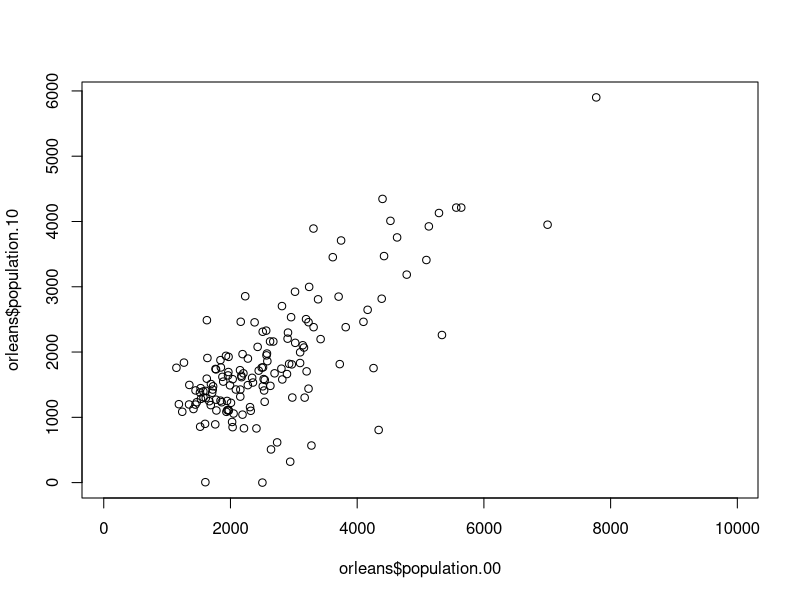
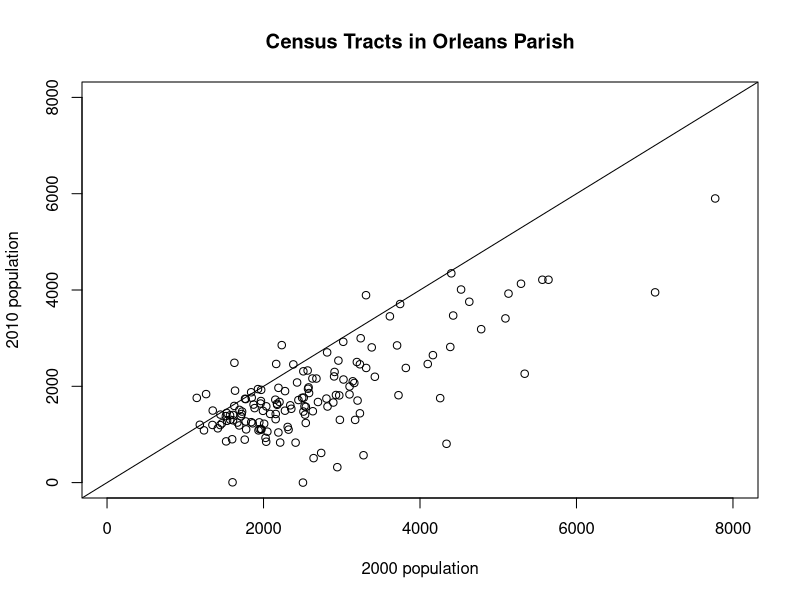
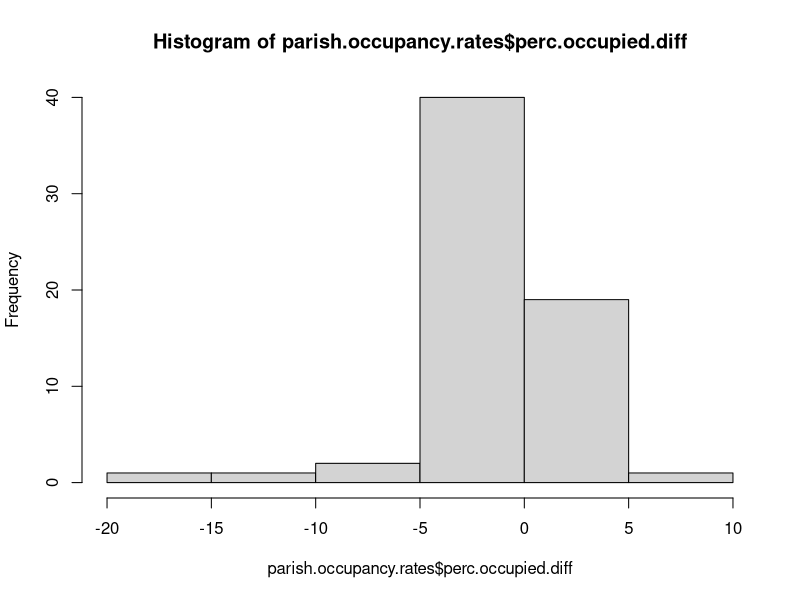
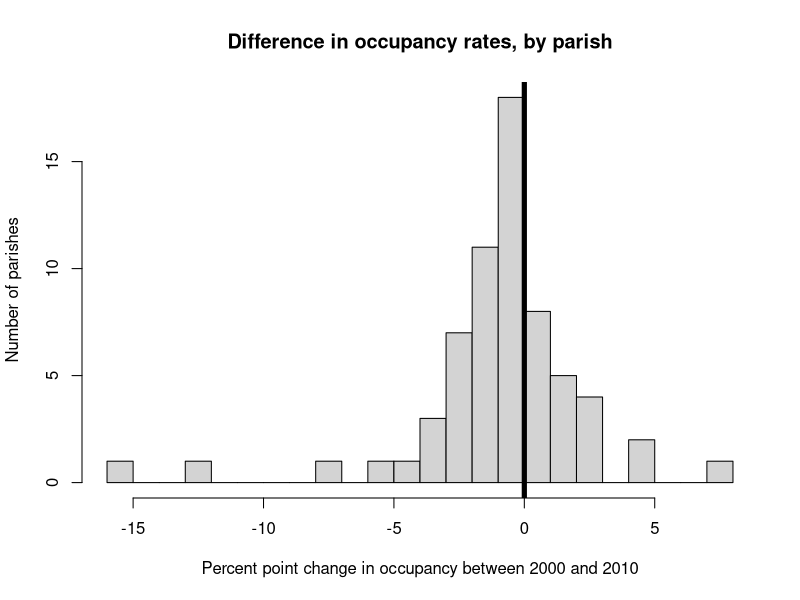
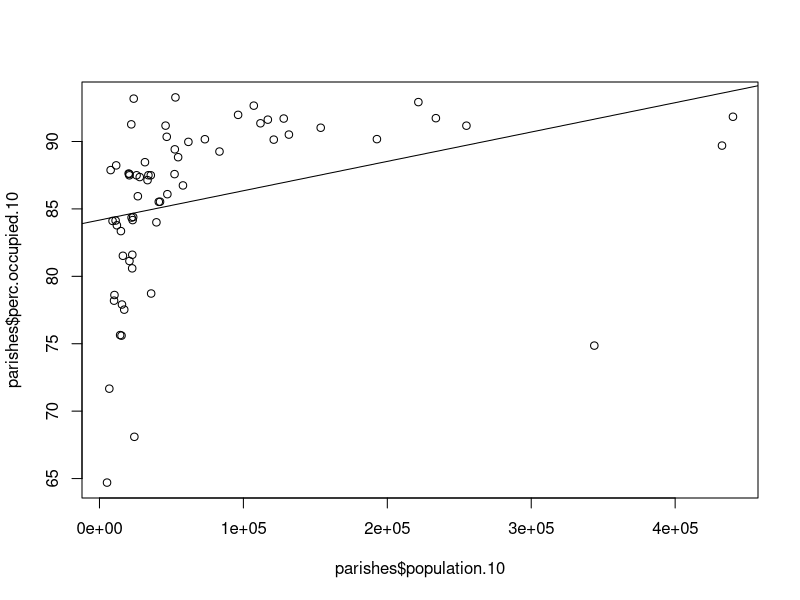
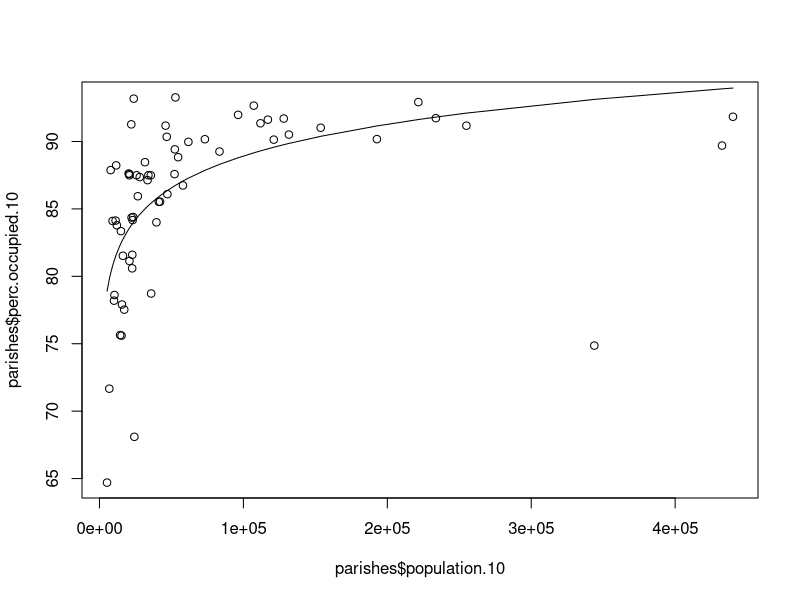
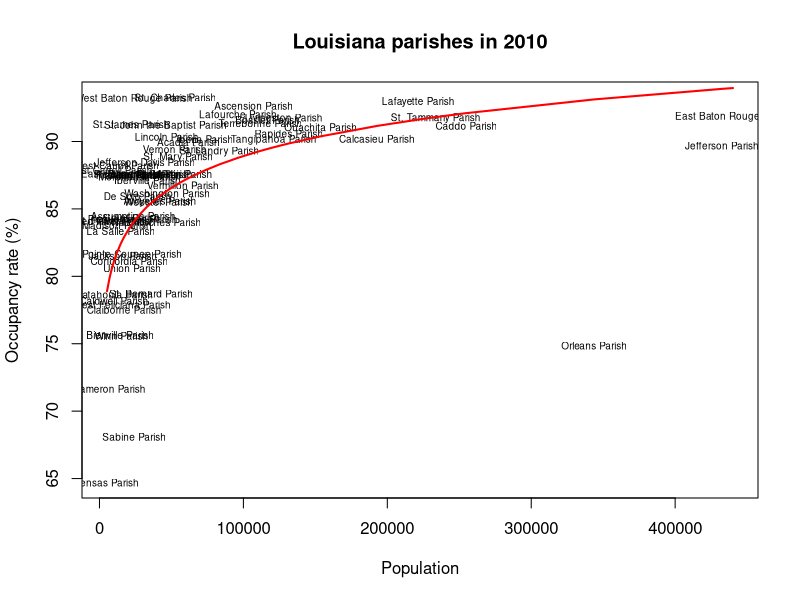

These charts were generated, in order, by the following R code:
# Link to notebook with annotations: 
# https://github.com/OpenNewsLabs/r-workshop-ire/blob/master/More%20with%20R.ipynb

# Before starting, ensure this .r file and the .csv data files are in the same folder. 
# We then need to tell R that our files are saved in the same location.
# In order to do this, you should click through the following:
# "Session --> Set Working Directory --> To Source File Location"

census <- read.csv('census_comparison.csv')
View(head(census))

## if dplyr was not installed we would have to run this
# install.packages('dplyr')

## to import the package and all of its functions 
library('dplyr')

parishes <- census %>% # notice the use of "%>%"
group_by(parish) %>%  # this tells R to group our data by parishes
summarise_each( 
    # sum all the columns 
    funs(sum(., na.rm = TRUE)),
    # except the non-numerical ones
    -fips.code, -tract, -state
) 

parishes$perc.pop.diff <- (parishes$population.10 - parishes$population.00) / parishes$population.00 * 100

View(head(parishes))

parishes %>% 
select(parish, population.00, population.10, perc.pop.diff) %>% # select the columns of interest
arrange(perc.pop.diff) %>%
head()

orleans <- census %>% filter(parish == 'Orleans Parish')
orleans %>% str() # this is equivalent to str(orleans)

plot(orleans$population.00, orleans$population.10)

plot(
    orleans$population.00,
    orleans$population.10, 
    xlim = c(0, 8000), 
    ylim = c(0, 8000),
    xlab = '2000 population',
    ylab = '2010 population',
    main = 'Census Tracts in Orleans Parish'
)

abline(0, 1) # Draw a line with y-intercept of 0 and slope of 1

orleans$pop.diff <- orleans$population.10 - orleans$population.00

pop.drops.orleans <- sum(orleans$pop.diff < 0, na.rm = TRUE)

print(paste('In New Orleans,', pop.drops.orleans, 'tracts had fewer people in 2010 than in 2000.'))

parishes$perc.occupied.00 <- parishes$occupied.housing.units.00 / parishes$total.housing.units.00 * 100
parishes$perc.occupied.10 <- parishes$occupied.housing.units.10 / parishes$total.housing.units.10 * 100
parishes$perc.occupied.diff <- parishes$perc.occupied.10 - parishes$perc.occupied.00

parish.occupancy.rates <- parishes %>% 
select(parish, perc.occupied.00, perc.occupied.10, perc.occupied.diff) %>% 
arrange(desc(perc.occupied.diff)) # arrange(desc()) arranges in descending order

head(parish.occupancy.rates, n = 3)

tail(parish.occupancy.rates, n = 3)

hist(parish.occupancy.rates$perc.occupied.diff)

hist(
    parish.occupancy.rates$perc.occupied.diff, 
    breaks = 20, 
    main = 'Difference in occupancy rates, by parish',
    xlab = 'Percent point change in occupancy between 2000 and 2010', 
    ylab = 'Number of parishes'
)
abline(v = 0, lwd = 5) # draw a vertical line at 0 with width of 5 pixels

names(parishes)

plot(parishes$population.10, parishes$perc.occupied.10)
abline(lm(parishes$perc.occupied.10 ~ parishes$population.10))

curved.model <- lm(parishes$perc.occupied.10 ~ log(parishes$population.10))

predicted.values <- predict(curved.model)

plot(parishes$population.10, parishes$perc.occupied.10)
lines(sort(parishes$population.10), sort(predicted.values))

options(scipen=5) # to prevent axes from appearing in scientific notation
plot(
    parishes$population.10, parishes$perc.occupied.10, type = "n", # type = "n" tells R not to plot the points
    xlab = "Population",
    ylab = "Occupancy rate (%)",
    main = "Louisiana parishes in 2010"
)
text(parishes$population.10, parishes$perc.occupied.10, labels = parishes$parish, cex = 0.6) # adding text where the points should be
lines(sort(parishes$population.10), sort(predicted.values), col = "red", lwd = 2)
